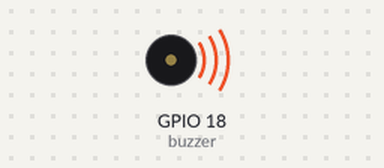
Recording of a program running on a simulated Raspberry Pi (BCM pin numbers). Shown: buzzer (waves = sounding). At 11.7 s the program stops and its outputs stay as they are.

Above: at 0.1 s.
At 11.7 s:
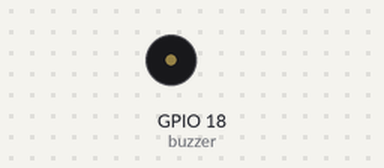
Timing chart, 0 to 13.2 s (numbered marks = the images above):
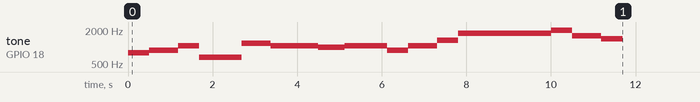

The program:

buzzer3.py
```python
import RPi.GPIO as GPIO
import time

buzzer = 18
GPIO.setmode(GPIO.BCM)
GPIO.setup(buzzer, GPIO.OUT)

pwm = GPIO.PWM(buzzer, 1.0)
pwm.start(10.0)

def musicstop(sec):
    pwm.stop()
    time.sleep(sec)
    pwm.start(10.0)

#도(0) 레(1) 미(2) 파(3) 솔(4) 라(5) 시(6) 도(7),
#높은레(8), 미(9), 파(10), 솔(11), 라(12), 시(13), 도(14)
#scale = [262, 294, 330, 349, 392, 440, 494, 370]
scale = [523, 587, 659, 698, 784, 880, 988, 1047,
        1174, 1318, 1397, 1568, 1760, 1975, 2093]
twinkle = [4, 5, 7, 2,
           8, 7, 7, 6, 7,
           5, 7, 9, 12, 12, 12, 13, 11, 10,]

try:
    for i in range(0,18):
        pwm.ChangeFrequency(scale[twinkle[i]])
        if i == 0 or i == 2 or i == 5 or i == 9 or i == 11 or i == 15 or i == 17:
            time.sleep(0.5)
        elif i == 1 or i == 4 or i == 10 or i == 14 or i == 16:
             time.sleep(0.6875)
        elif i == 3 or i == 8:
            time.sleep(1)
        elif i == 6 or i == 7 or i == 13:
            time.sleep(0.625)
        elif i == 12:
            time.sleep(0.88)
    pwm.stop()
finally:
    GPIO.cleanup()
```

Measured:
- by itself, tone on GPIO 18 (buzzer): plays 784 Hz for 0.50 s, 880 Hz for 0.69 s, 1047 Hz for 0.50 s, 659 Hz for 1.0 s, 1174 Hz for 0.69 s, 1047 Hz for 1.1 s … (15 notes in this stretch)
